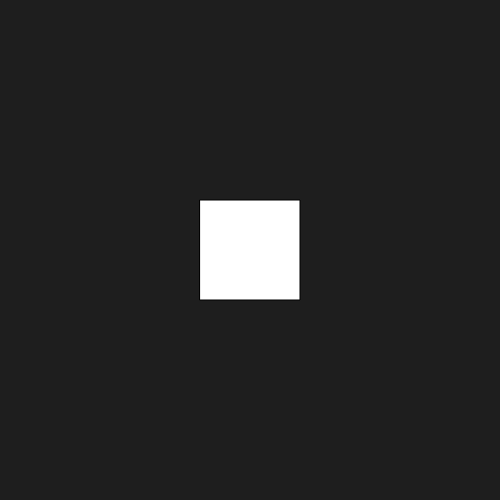
Frame 1 (no input)
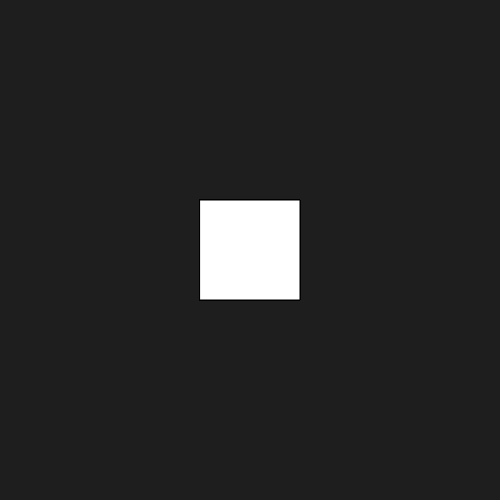
Frame 60 (no input)
Frame 120 (the mouse pressed at the canvas centre since frame 60): identical to frame 60, image omitted

The p5.js sketch that drew these frames (run headless with seeded random() and noise() and a simulated clock; from frame 60 on, the mouse is pressed at the canvas centre):

// p5.js sketch
// ── sketch.js
// Change the value inside an array given the length and specific index
let names = ['John', 'David', 'Mary'];
console.log(names);

names[1] = 'Brian';
console.log(names);
console.log("====================")

// Add an item to the end of an array
console.log(`Length (before): ${names.length}`)
names.push('Josh');
console.log(names);
console.log(`Length (after): ${names.length}`)
console.log("====================")

// Remove the last item in an array
names.pop();
console.log(names);
console.log("====================")

// Add a new item at the beginning of an array
names.unshift('Josh');
console.log(names);
console.log("====================")
// Remove the first item in an array
names.shift();
console.log(names);
console.log("====================")

// Loop through an array

for(let i = 0; i < names.length; i++) {
	console.log(names[i]);
}

// Alterantively
console.log(names.join(" "))
console.log("====================")


function setup() {
	createCanvas(500, 500);
	background(30);
	rectMode(CENTER);
}

function draw() {
	rect(250, 250, 100, 100);
}
